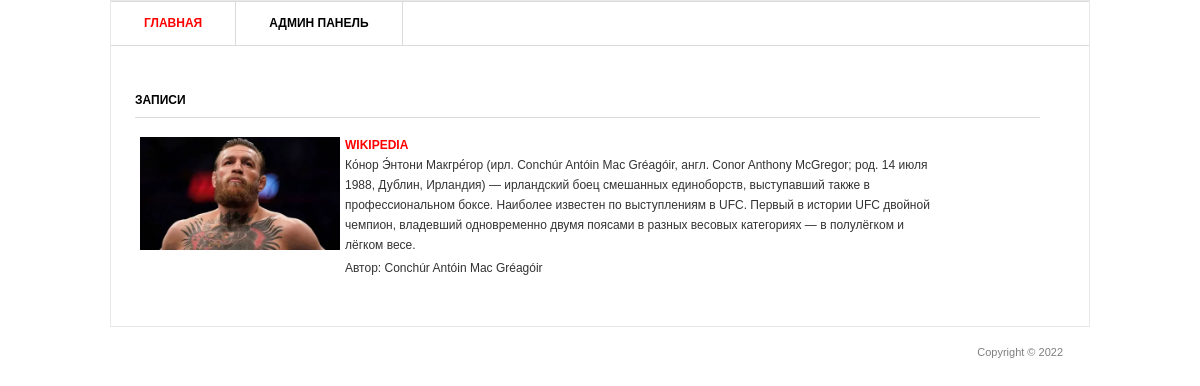
The page / on the database its author committed.
### blog/models.py (models this page shows, shortened)
class Post(models.Model):
    title = models.CharField('Заголовок записи', max_length=100)
    description = models.TextField('Текст записи')
    author = models.CharField('Имя автора', max_length=100)
    date = models.DateField('Дата публикации')
    img = models.ImageField('Изображение', upload_to='image/%Y')
    class Meta:
        verbose_name = 'Запис'
        verbose_name_plural = 'Записи'

### blog/views.py (the view)
# urls.py: urlpatterns = [path('', views.PostView.as_view()),
class PostView(View):
    def get(self, request):
        posts = Post.objects.all()
        return render(request, 'blog/dlog.html', {'post_list': posts})

### templates/blog/dlog.html (shortened to what this page needs)
{% load static %}
<html >
<head>
	<link rel="stylesheet" href="{% static 'css/style.css' %}" type="text/css" media="all" />
</head>
<body>
<div class="shell">
	<div class="border">
		<div id="navigation">
			<ul>
			    <li><a href="/" class="active">Главная</a></li>
			    <li><a href="/admin">Админ панель</a></li>
			</ul>
		</div>
		<div id="main">
			<div id="content" class="left">
				<div class="projects">
					<h3>Записи</h3>
					{% for post in post_list %}
					<div class="item">
						<div class="image left">
							<a href="#"><img src="{{ post.img.url }}" width="200px" /></a>
						</div>
						<div class="text left">
							<h4><a href="{{ post.id }}">{{ post.title }}</a></h4>
							<p>{{ post.description }}</p>
							<p>Автор:  {{ post.author }}</p>
						</div>
					</div>
					{% endfor %}
				</div>
			</div>
		</div>
	</div>
	<div id="footer">
		<p class="copy right">Copyright &copy;  2022 </p>
	</div>
</div>
</body>
</html>

### static/css/style.css (style rules this page uses)
* { margin: 0; padding: 0; outline:0; }
body { font-size: 12px; line-height: 20px; font-family: Georgia, Arial, Helvetica, Sans-Serif; color: #333; background: url() repeat 0 0; }
a { color: #ff0000; text-decoration: none; cursor:pointer; }
a img { border: 0; }
.left, .alignleft { float: left; display: inline; }
.right, .alignright { float: right; display: inline; }
.shell { width: 980px; margin: 0 auto; }
.border { border: 1px solid #e8e8e8; background: #fff; position: relative; }
#navigation { height: 43px; border-top: 1px solid #dbdbdb; border-bottom: 1px solid #dbdbdb; }
#navigation ul { list-style: none; }
#navigation ul li { float: left; height: 43px; border-right: 1px solid #dbdbdb; font-size: 12px; line-height: 43px; font-weight: bold; text-transform: uppercase; }
#navigation ul li a { float: left; height: 43px; color: #000; padding: 0 33px; }
#navigation ul li a:hover, #navigation ul li a.active { color: #ff0000; text-decoration: none; }
#main { width: 932px; padding: 37px 24px 17px 24px; }
#main h3 { font-size: 12px; line-height: 15px; color: #000; text-transform: uppercase; border-bottom: 1px solid #dbdbdb; padding: 0 0 9px 0; }
#content { width: 905px; }
.projects { padding: 10px 0 0 0; }
.projects h3 { margin: 0 0 17px 0; }
.projects .item { margin: 0 0 28px 0; }
.projects .image { width: 183px; height: 111px; border: 0px solid #dbdbdb; padding: 2px; margin: 0 20px 0 3px; }
.projects .text { width: 600px; }
.projects .text h4 { font-size: 12px; line-height: 15px; color: #333; text-transform: uppercase; padding: 3px 0 2px 0; }
.projects .text p { padding: 0 0 3px 0; }
#footer { font-family: Arial, sans-serif; font-size: 11px; line-height: 14px; color: #7f7f7f; padding: 18px 27px 20px 38px; }

### rows shown on the page
Post: img (picture), title "WIKIPEDIA", description "Ко́нор Э́нтони Макгре́гор (ирл. Conchúr Antóin Mac Gréagóir, англ. Conor Anthony McGregor; род. 14 июля 1988, Дублин, Ирландия) — ирландский боец смешанных единоборств, выступавший также в профессиональном боксе. Наиболее известен по выступлениям в UFC. Первый в истории UFC двойной чемпион, владевший одновременно двумя поясами в разных весовых категориях — в полулёгком и лёгком весе.", author "Conchúr Antóin Mac Gréagóir"
